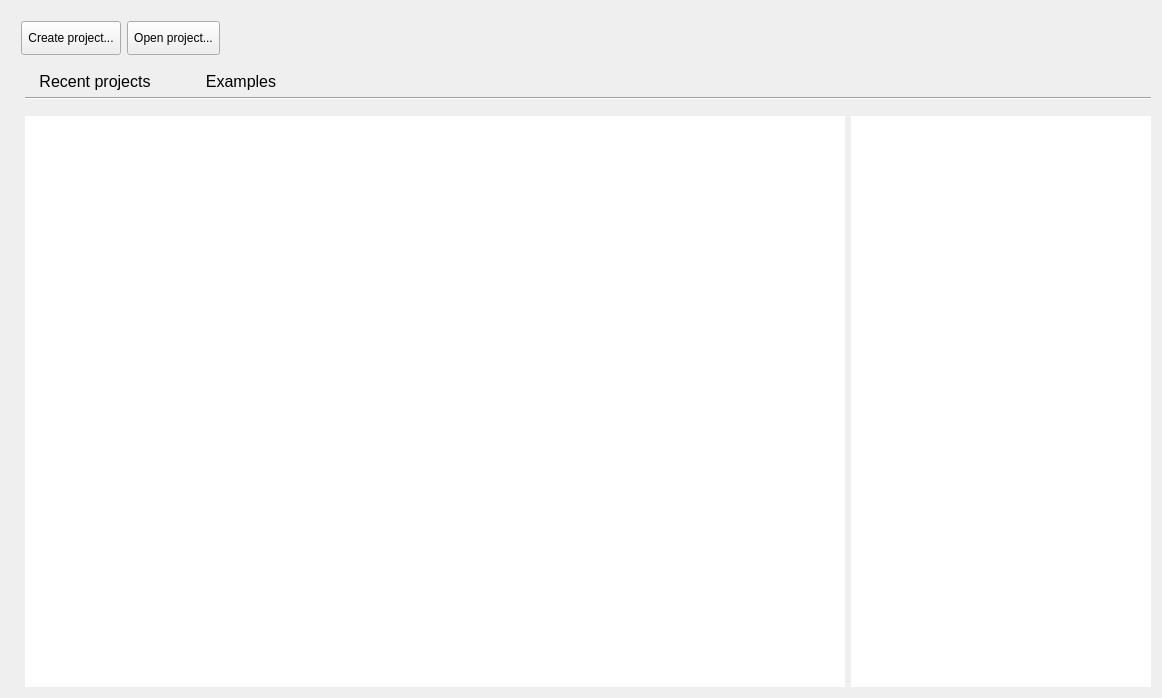
<?xml version="1.0" encoding="UTF-8"?>
<ui version="4.0">
 <class>SVWelcomeScreen</class>
 <widget class="QWidget" name="SVWelcomeScreen">
  <property name="geometry">
   <rect>
    <x>0</x>
    <y>0</y>
    <width>1162</width>
    <height>698</height>
   </rect>
  </property>
  <property name="palette">
   <palette>
    <active/>
    <inactive/>
    <disabled/>
   </palette>
  </property>
  <property name="windowTitle">
   <string>Form</string>
  </property>
  <property name="autoFillBackground">
   <bool>false</bool>
  </property>
  <layout class="QVBoxLayout" name="verticalLayout">
   <item>
    <spacer name="verticalSpacer_4">
     <property name="orientation">
      <enum>Qt::Vertical</enum>
     </property>
     <property name="sizeType">
      <enum>QSizePolicy::Fixed</enum>
     </property>
     <property name="sizeHint" stdset="0">
      <size>
       <width>20</width>
       <height>10</height>
      </size>
     </property>
    </spacer>
   </item>
   <item>
    <layout class="QHBoxLayout" name="horizontalLayout">
     <item>
      <spacer name="horizontalSpacer_2">
       <property name="orientation">
        <enum>Qt::Horizontal</enum>
       </property>
       <property name="sizeType">
        <enum>QSizePolicy::Maximum</enum>
       </property>
       <property name="sizeHint" stdset="0">
        <size>
         <width>10</width>
         <height>20</height>
        </size>
       </property>
      </spacer>
     </item>
     <item>
      <widget class="QToolButton" name="toolButtonNewProject">
       <property name="minimumSize">
        <size>
         <width>0</width>
         <height>34</height>
        </size>
       </property>
       <property name="text">
        <string>Create project...</string>
       </property>
       <property name="icon">
        <iconset>
         <normaloff>:/gfx/icons8/icons8-new-file-80.png</normaloff>:/gfx/icons8/icons8-new-file-80.png</iconset>
       </property>
       <property name="iconSize">
        <size>
         <width>32</width>
         <height>32</height>
        </size>
       </property>
       <property name="toolButtonStyle">
        <enum>Qt::ToolButtonTextBesideIcon</enum>
       </property>
      </widget>
     </item>
     <item>
      <widget class="QToolButton" name="toolButtonOpenProject">
       <property name="minimumSize">
        <size>
         <width>0</width>
         <height>34</height>
        </size>
       </property>
       <property name="text">
        <string>Open project...</string>
       </property>
       <property name="icon">
        <iconset>
         <normaloff>:/gfx/icons8/icons8-ordner-oeffnen-80.png</normaloff>:/gfx/icons8/icons8-ordner-oeffnen-80.png</iconset>
       </property>
       <property name="iconSize">
        <size>
         <width>32</width>
         <height>32</height>
        </size>
       </property>
       <property name="toolButtonStyle">
        <enum>Qt::ToolButtonTextBesideIcon</enum>
       </property>
      </widget>
     </item>
     <item>
      <spacer name="horizontalSpacer">
       <property name="orientation">
        <enum>Qt::Horizontal</enum>
       </property>
       <property name="sizeHint" stdset="0">
        <size>
         <width>40</width>
         <height>20</height>
        </size>
       </property>
      </spacer>
     </item>
     <item>
      <widget class="QLabel" name="labelLogo">
       <property name="text">
        <string/>
       </property>
       <property name="alignment">
        <set>Qt::AlignCenter</set>
       </property>
      </widget>
     </item>
    </layout>
   </item>
   <item>
    <spacer name="verticalSpacer">
     <property name="orientation">
      <enum>Qt::Vertical</enum>
     </property>
     <property name="sizeType">
      <enum>QSizePolicy::Fixed</enum>
     </property>
     <property name="sizeHint" stdset="0">
      <size>
       <width>20</width>
       <height>10</height>
      </size>
     </property>
    </spacer>
   </item>
   <item>
    <layout class="QGridLayout" name="gridLayout">
     <item row="3" column="1">
      <widget class="QTextBrowser" name="textBrowserMain">
       <property name="frameShape">
        <enum>QFrame::NoFrame</enum>
       </property>
       <property name="lineWidth">
        <number>0</number>
       </property>
       <property name="openLinks">
        <bool>false</bool>
       </property>
      </widget>
     </item>
     <item row="0" column="1" colspan="2">
      <layout class="QHBoxLayout" name="horizontalLayout_4">
       <item>
        <widget class="QtExt::ClickableLabel" name="labelRecent">
         <property name="sizePolicy">
          <sizepolicy hsizetype="Fixed" vsizetype="Preferred">
           <horstretch>0</horstretch>
           <verstretch>0</verstretch>
          </sizepolicy>
         </property>
         <property name="minimumSize">
          <size>
           <width>140</width>
           <height>0</height>
          </size>
         </property>
         <property name="maximumSize">
          <size>
           <width>140</width>
           <height>16777215</height>
          </size>
         </property>
         <property name="font">
          <font>
           <pointsize>12</pointsize>
          </font>
         </property>
         <property name="text">
          <string>Recent projects</string>
         </property>
         <property name="alignment">
          <set>Qt::AlignCenter</set>
         </property>
        </widget>
       </item>
       <item>
        <spacer name="horizontalSpacer_4">
         <property name="orientation">
          <enum>Qt::Horizontal</enum>
         </property>
         <property name="sizeType">
          <enum>QSizePolicy::Maximum</enum>
         </property>
         <property name="sizeHint" stdset="0">
          <size>
           <width>20</width>
           <height>20</height>
          </size>
         </property>
        </spacer>
       </item>
       <item>
        <widget class="QtExt::ClickableLabel" name="labelExample">
         <property name="sizePolicy">
          <sizepolicy hsizetype="Fixed" vsizetype="Preferred">
           <horstretch>0</horstretch>
           <verstretch>0</verstretch>
          </sizepolicy>
         </property>
         <property name="minimumSize">
          <size>
           <width>100</width>
           <height>0</height>
          </size>
         </property>
         <property name="maximumSize">
          <size>
           <width>100</width>
           <height>16777215</height>
          </size>
         </property>
         <property name="font">
          <font>
           <pointsize>12</pointsize>
          </font>
         </property>
         <property name="text">
          <string>Examples</string>
         </property>
         <property name="alignment">
          <set>Qt::AlignCenter</set>
         </property>
        </widget>
       </item>
       <item>
        <spacer name="horizontalSpacer_3">
         <property name="orientation">
          <enum>Qt::Horizontal</enum>
         </property>
         <property name="sizeHint" stdset="0">
          <size>
           <width>40</width>
           <height>20</height>
          </size>
         </property>
        </spacer>
       </item>
      </layout>
     </item>
     <item row="3" column="0">
      <spacer name="horizontalSpacer_5">
       <property name="orientation">
        <enum>Qt::Horizontal</enum>
       </property>
       <property name="sizeType">
        <enum>QSizePolicy::Fixed</enum>
       </property>
       <property name="sizeHint" stdset="0">
        <size>
         <width>14</width>
         <height>20</height>
        </size>
       </property>
      </spacer>
     </item>
     <item row="3" column="2">
      <widget class="QTextBrowser" name="textBrowserNews">
       <property name="maximumSize">
        <size>
         <width>300</width>
         <height>16777215</height>
        </size>
       </property>
       <property name="frameShape">
        <enum>QFrame::NoFrame</enum>
       </property>
       <property name="openLinks">
        <bool>false</bool>
       </property>
      </widget>
     </item>
     <item row="2" column="1">
      <spacer name="verticalSpacer_3">
       <property name="orientation">
        <enum>Qt::Vertical</enum>
       </property>
       <property name="sizeType">
        <enum>QSizePolicy::Fixed</enum>
       </property>
       <property name="sizeHint" stdset="0">
        <size>
         <width>10</width>
         <height>10</height>
        </size>
       </property>
      </spacer>
     </item>
     <item row="1" column="1" colspan="2">
      <widget class="Line" name="line">
       <property name="orientation">
        <enum>Qt::Horizontal</enum>
       </property>
      </widget>
     </item>
    </layout>
   </item>
  </layout>
 </widget>
 <customwidgets>
  <customwidget>
   <class>QtExt::ClickableLabel</class>
   <extends>QLabel</extends>
   <header location="global">QtExt_ClickableLabel.h</header>
  </customwidget>
 </customwidgets>
 <resources/>
 <connections/>
</ui>
